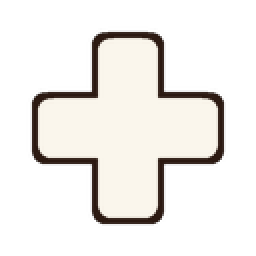
#> input picture docs/glyphs/dpad.png, 128 x 128 px (shown 2 times larger)
$ python -i make_ink_glyphs.py   (imports and definitions only)
#> lines starting #> are read from the running program, lines starting #| are printed output that depends on the picture; after the words box and inside, x2 and y2 are one past the last pixel; in counts of white or black regions, pixels touching at a corner belong together
#!/usr/bin/env python3
"""Menu versions of the button and key icons for the parchment:
res/ui/glyphs/<set>/*.png -> res/ui/glyphs/ink/<set>/*.png. A button with
white in it becomes a white key with a rim of the menus' dark ink and its
cut-out letters in ink (white alone fades into the parchment, solid ink read
as black blots); coloured parts (face buttons, the d-pad's lit direction)
stay as they are, and a wholly coloured button keeps its colour with its
letter in ink. The in-game prompts keep the originals.
python3 tools/ui/make_ink_glyphs.py"""
import os

from PIL import Image, ImageChops, ImageDraw, ImageFilter

GLYPHS = os.path.join(os.path.dirname(os.path.abspath(__file__)), "..", "..", "res", "ui", "glyphs")
INK = (42, 24, 16)  # menu.rcss's dark ink, #2a1810
PAPER = (250, 246, 236)  # the keys' white, a little warm for the parchment
SS = 4  # masks are made at 4x and scaled down, for smooth edges
RIM = 3  # rim width in source pixels (128 px icons, shown at 32dp)


def holes(alpha):
    """The transparent areas enclosed by the icon (a letter cut out of a
    button), grown by two pixels to take in their anti-aliased edges."""
    w, h = alpha.size
    mask = Image.new("L", (w + 2, h + 2), 0)
    mask.paste(alpha.point(lambda a: 255 if a >= 128 else 0), (1, 1))
    ImageDraw.floodfill(mask, (0, 0), 128)  # the outside
    inside = mask.crop((1, 1, w + 1, h + 1)).point(lambda v: 255 if v == 0 else 0)
    return inside.filter(ImageFilter.MaxFilter(5))


def solid(color, size):
    return Image.new("RGBA", size, color + (255,))


def ink(src, dst):
#> called with src = '../../docs/glyphs/dpad.png', dst = 'out.png'
    im = Image.open(src).convert("RGBA")
#> im is the input picture: PIL image 128x128 RGBA; mean R, G, B, A 70.3, 68, 64.8, 86.2
    alpha = im.getchannel("A")
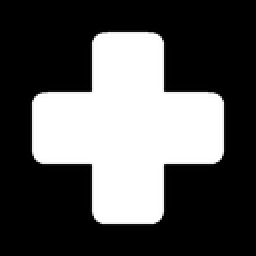
#> alpha: PIL image 128x128 L (shown 2 times larger); min 0, max 255, mean 86.2
    px = im.load()
    coloured = Image.new("L", im.size, 0)
#> coloured: PIL image 128x128 L; every value is 0
    cp = coloured.load()
    white = False
    for y in range(im.height):
        for x in range(im.width):
            r, g, b, a = px[x, y]
            if a == 0:
                continue
            if max(r, g, b) - min(r, g, b) <= 40:
                white = white or a >= 128
            else:
                cp[x, y] = a
    hole = holes(alpha)
#> in holes, `mask = Image.new("L", (w + 2, h + 2), 0)`: mask: PIL image 130x130 L; every value is 0
#> in holes, `mask.paste(alpha.point(lambda a: 255 if a >= 128 else 0), (1, 1))`:
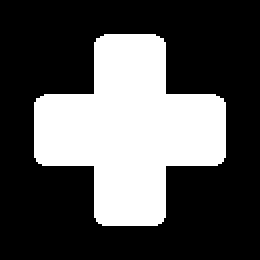
#> mask: PIL image 130x130 L (shown 2 times larger); 32.8% white; 1 white region, box (x1, y1, x2, y2) and area: (17, 17, 113, 113) 5544
    # The letters: where the button is cut away, inside it.
    letters = ImageChops.multiply(hole, ImageChops.invert(alpha))
    out = Image.new("RGBA", im.size, (0, 0, 0, 0))
#> out: PIL image 128x128 RGBA; every value is 0
    if white:
        # The key: its outline with the letters filled in, the paper inside a
        # rim of ink.
        big = (im.width * SS, im.height * SS)
#> big = (512, 512)
        sil = ImageChops.lighter(alpha, hole).resize(big, Image.BICUBIC).point(
            lambda v: 255 if v >= 128 else 0)
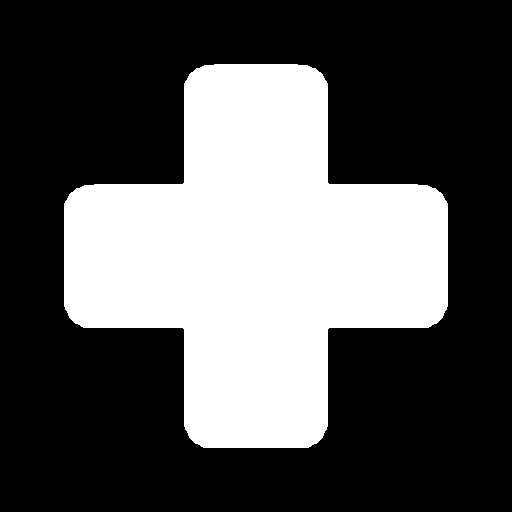
#> sil: PIL image 512x512 L; 33.8% white; 1 white region, box (x1, y1, x2, y2) and area: (64, 64, 448, 448) 88592
        inner = sil.filter(ImageFilter.MinFilter(2 * RIM * SS + 1))
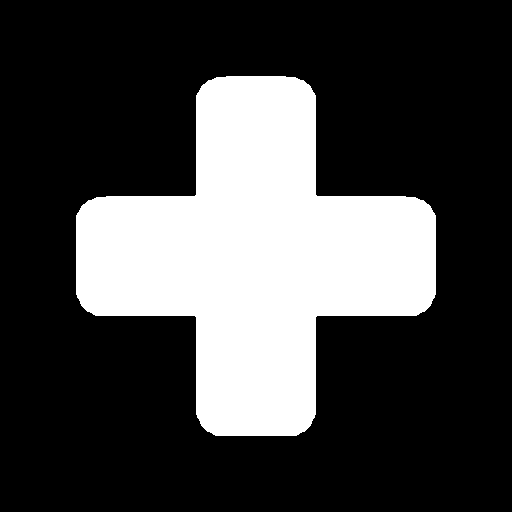
#> inner: PIL image 512x512 L; 27% white; 1 white region, box (x1, y1, x2, y2) and area: (76, 76, 436, 436) 70736
        sil = sil.resize(im.size, Image.LANCZOS)
#> sil: PIL image 128x128 L
        inner = inner.resize(im.size, Image.LANCZOS)
#> inner: PIL image 128x128 L
        out.paste(solid(INK, im.size), (0, 0), sil)
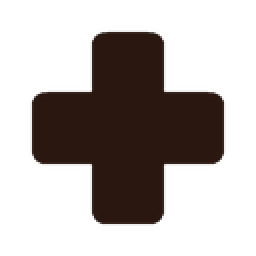
#> out: PIL image 128x128 RGBA (shown 2 times larger); mean R, G, B, A 14.2, 8.1, 5.4, 86.2; transparent parts drawn white
        out.paste(solid(PAPER, im.size), (0, 0), inner)
    out.paste(solid(INK, im.size), (0, 0), letters)
    # Coloured parts over the key; a coloured button's letter, cut out of it,
    # in ink (parchment through a yellow or green button reads poorly).
    top = im.copy()
    top.putalpha(coloured)
    out.alpha_composite(top)
    if not white:
        out.paste(solid(INK, im.size), (0, 0), letters)
    out.save(dst, optimize=True)


def main():
    for name in sorted(os.listdir(GLYPHS)):
        src_dir = os.path.join(GLYPHS, name)
        if name == "ink" or not os.path.isdir(src_dir):
            continue
        dst_dir = os.path.join(GLYPHS, "ink", name)
        os.makedirs(dst_dir, exist_ok=True)
        for f in sorted(os.listdir(src_dir)):
            if f.endswith(".png"):
                ink(os.path.join(src_dir, f), os.path.join(dst_dir, f))
    print(f"menu glyphs written to {os.path.join(GLYPHS, 'ink')}")


# [2 lines not run here, left out]

>>> result = ink('../../docs/glyphs/dpad.png', 'out.png')
